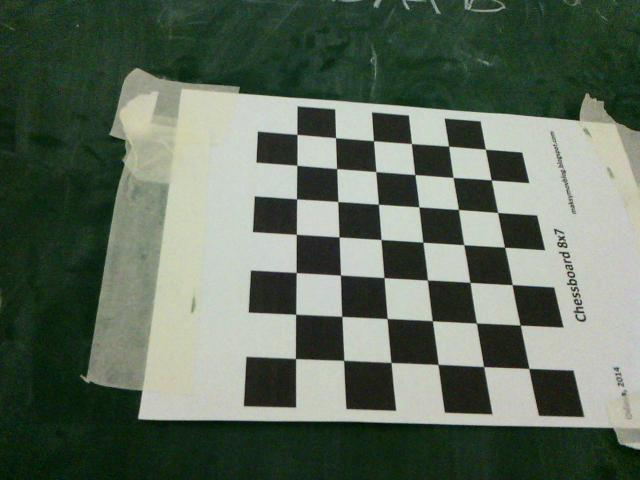
#> input picture calibration/IMGEE2.jpg, 640 x 480 px, found by its file name
$ python 'CornersFinding(old,just 2 samples).py'
#> lines starting #> are read from the running program, lines starting #| are printed output that depends on the picture
#!/usr/bin/env python2
# -*- coding: utf-8 -*-
"""
Created on Fri Dec  7 12:20:09 2018

@author: robocup
"""

import numpy as np
import cv2 as cv
image_name='IMGEE2.jpg'
if image_name=='IMGEE2.jpg':
    CHESSBOARD_SIZE=(7,6)
    CELL_SIZE=2.4#sentimeters
elif image_name=='IMGEE.jpg':
    CHESSBOARD_SIZE=(6,5)
    CELL_SIZE=4.3#centimeters
gray_image = cv.imread(image_name,0)
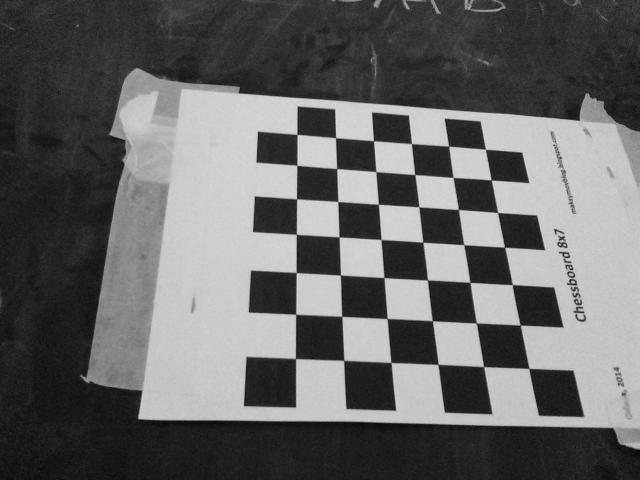
#> gray_image: shape (480, 640); min 0, max 230, mean 101.8
#trying different chessboard size
#object_points = np.zeros((CHESSBOARD_SIZE[0],CHESSBOARD_SIZE[1],3), np.float32)
#object_points = np.mgrid[0:CHESSBOARD_SIZE[0],0:CHESSBOARD_SIZE[1]].T.reshape(-1,2)
object_points=[]
image_points=[]
(found,corners)=cv.findChessboardCorners(gray_image,CHESSBOARD_SIZE,flags =cv.CALIB_CB_ADAPTIVE_THRESH|cv.CALIB_CB_FILTER_QUADS)
#> found = True; corners = 42 rows, first 8: [295.5, 358.6], [295.7, 314.3], [296.4, 272.6], [296.4, 234.3], [296.6, 198.9], [296.9, 165.3], [297, 134.5], [343.6, 360.4]
stop_criteria = (cv.TERM_CRITERIA_EPS + cv.TERM_CRITERIA_MAX_ITER,
                 30, 0.001)#or 0.1
point_indices = cv.cornerSubPix(gray_image, corners,
        (11,11), (-1,-1), stop_criteria)
#> point_indices = 42 rows, first 8: [295.5, 358.5], [295.7, 314.3], [296.2, 272.5], [296.3, 234.3], [296.5, 198.8], [296.9, 165.3], [296.9, 134.4], [343.7, 360.3]
for i in range(len(point_indices)):
    image_points.append([point_indices[i][0][0],point_indices[i][0][1]])
    object_points.append([i%CHESSBOARD_SIZE[0], i//CHESSBOARD_SIZE[1],0])
#> this loop made 42 passes
#> after the loop, image_points = 42 pairs, first value 295.5 to 528.8, second value 134.4 to 368.4; object_points = 42 items, first 6: [0, 0, 0], [1, 0, 0], [2, 0, 0], [3, 0, 0], [4, 0, 0], [5, 0, 0]
camera_matrix = np.zeros((3,3))
dist_coef = np.zeros(4)
object_points=np.array(object_points).astype('float32')
#> object_points = 42 rows, first 8: [0, 0, 0], [1, 0, 0], [2, 0, 0], [3, 0, 0], [4, 0, 0], [5, 0, 0], [6, 1, 0], [0, 1, 0]
image_points=np.array(image_points).astype('float32')
rms, camera_matrix, dist_coefs, rvecs, tvecs = cv.calibrateCamera([object_points], [image_points],gray_image.shape,None,None)
#> rms = 8.23; camera_matrix = [[1805.8, 0, 53.73], [0, 750.3, 218.3], [0, 0, 1]]; dist_coefs = [[0.161, 8.27, 0.059, -0.576, -14.51]]; rvecs = ([-0.0173, -0.347, -1.57],); tvecs = ([3.29, 3.32, 14.65],)


'''
ON BIG CHESSBOARD (IMGEE.jpg) CELL SIZE IS 4.3 SENTIMETERS
camera_matrix
array([[  1.43846455e+03,   0.00000000e+00,   2.53210045e+02],
       [  0.00000000e+00,   3.02522799e+03,   3.12894224e+02],
       [  0.00000000e+00,   0.00000000e+00,   1.00000000e+00]])

rms
7.77170501104008

dist_coefs
array([[  8.49542736e+01,  -4.53379925e+03,   3.84881761e-01,
         -2.02998630e+00,   1.22707172e+05]])

rvecs
[array([[ 0.21484913],
        [ 1.79561038],
        [ 2.5577579 ]])]

tvecs
[array([[  3.9699797 ],
        [  0.19620612],
        [ 31.33920988]])]
'''


'''
ON SMALL CHESSBOARD (IMGEE2.jpg) CELL SIZE IS 2.4 SENTIMETERS

camera_matrix
array([[ 690.89023932,    0.        ,  221.33058046],
       [   0.        ,  486.3910519 ,  241.28567818],
       [   0.        ,    0.        ,    1.        ]])

rms
9.167640319185624

dist_coefs
array([[ -2.52189534e-03,   6.23199558e+00,   7.35003441e-02,
         -3.69852072e-01,  -9.60081141e+00]])

rvecs
[array([[-0.06365906],
        [-0.3972909 ],
        [-1.58300872]])]

tvecs
[array([[  1.57999426],
        [  2.66029864],
        [ 10.01147979]])]
'''
